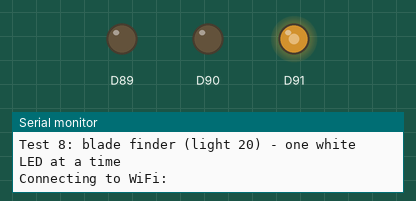
Recording of a sketch running on a simulated Arduino MKR. On the bench: output pins drawn as LEDs (lit = HIGH), the last lines printed to the serial monitor. WiFi joins after 1.5 s; servers stay silent unless stated; no MQTT or app messages arrive unless stated; not simulated (calls return 0 or success): arduino_secrets.h.

Above: at 0.1 s.
At 4.6 s:
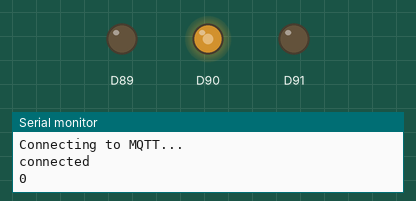
Timing chart, 0 to 6.1 s (numbered marks = the images above):
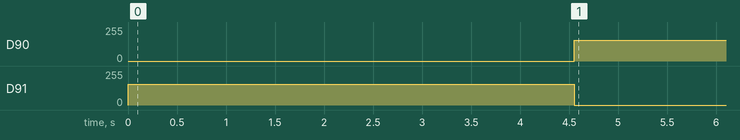

Measured:
- by itself, D90: 0/255 → 155/255 at 4.6 s
- by itself, D91: 155/255 → 0/255 at 4.6 s

The sketch:

blade_finder.ino
```cpp
// blade_finder.ino
// Lights one LED at a time (0-71) to map LED numbers to blade positions.
// Requires: connections.ino, RGBLED.ino, arduino_secrets.h

#include <SPI.h>
#include <WiFiNINA.h>
#include <PubSubClient.h>
#include "arduino_secrets.h"
#include <utility/wifi_drv.h>

const char* ssid          = SECRET_SSID;
const char* password      = SECRET_PASS;
const char* ssid1         = SECRET_SSID1;
const char* password1     = SECRET_PASS1;
const char* mqtt_username = SECRET_MQTTUSER;
const char* mqtt_password = SECRET_MQTTPASS;
const char* mqtt_server   = "mqtt.cetools.org";
const int mqtt_port       = 1884;

WiFiClient wifiClient;
PubSubClient mqttClient(wifiClient);

String lightId    = "20";
String mqtt_topic = "student/CASA0014/luminaire/" + lightId;
String clientId   = "";

const int num_leds     = 72;
const int payload_size = num_leds * 3;
byte RGBpayload[payload_size];

const int STEP_MS   = 2500;   // how long each LED stays lit (ms) - raise if you need longer to note it
const int BRIGHT    = 120;    // white brightness (0-255)
int current = 0;              // which LED is lit right now

void setup() {
  Serial.begin(115200);
  Serial.println(F("Test 8: blade finder (light 20) - one white LED at a time"));

  WiFiDrv::pinMode(25, OUTPUT);
  WiFiDrv::pinMode(26, OUTPUT);
  WiFiDrv::pinMode(27, OUTPUT);
  LedRed();

  byte mac[6];
  WiFi.macAddress(mac);
  char macStr[18];
  snprintf(macStr, sizeof(macStr), "%02X%02X%02X%02X%02X%02X", mac[5], mac[4], mac[3], mac[2], mac[1], mac[0]);
  clientId = "MKR1010_Sender_" + String(macStr);

  startWifi();
  mqttClient.setServer(mqtt_server, mqtt_port);
  mqttClient.setBufferSize(512);
  mqttClient.setKeepAlive(30);
  Serial.println(F("LED number now lighting:"));
}

void loop() {
  if (WiFi.status() != WL_CONNECTED) startWifi();
  if (!mqttClient.connected()) reconnectMQTT();
  mqttClient.loop();

  light_one(current);
  Serial.println(current);              // write down where this one lands on the dome

  current++;
  if (current >= num_leds) {
    current = 0;
    Serial.println(F("--- wrapped back to 0 ---"));
  }
  delay(STEP_MS);
}

// Turn everything off, then set LED number `idx` to white, and publish.
void light_one(int idx) {
  for (int i = 0; i < payload_size; i++) RGBpayload[i] = 0;   // all off
  RGBpayload[idx * 3 + 0] = BRIGHT;
  RGBpayload[idx * 3 + 1] = BRIGHT;
  RGBpayload[idx * 3 + 2] = BRIGHT;
  if (mqttClient.connected()) {
    mqttClient.publish(mqtt_topic.c_str(), RGBpayload, payload_size);
  }
}
```

RGBLED.ino
```cpp
void toggleRGB() {
  // Red
  WiFiDrv::analogWrite(25, 255);
  WiFiDrv::analogWrite(26, 0);
  WiFiDrv::analogWrite(27, 0);
  delay(1000);

  // Green
  WiFiDrv::analogWrite(25, 0);
  WiFiDrv::analogWrite(26, 255);
  WiFiDrv::analogWrite(27, 0);
  delay(1000);

  // Blue
  WiFiDrv::analogWrite(25, 0);
  WiFiDrv::analogWrite(26, 0);
  WiFiDrv::analogWrite(27, 255);
  delay(1000);

  // Off
  WiFiDrv::analogWrite(25, 0);
  WiFiDrv::analogWrite(26, 0);
  WiFiDrv::analogWrite(27, 0);
  delay(1000);
}

void LedRed() {
  WiFiDrv::analogWrite(25, 155);
  WiFiDrv::analogWrite(26, 0);
  WiFiDrv::analogWrite(27, 0);
}

void LedGreen() {
  WiFiDrv::analogWrite(25, 0);
  WiFiDrv::analogWrite(26, 155);
  WiFiDrv::analogWrite(27, 0);
}

void LedBlue() {
  WiFiDrv::analogWrite(25, 0);
  WiFiDrv::analogWrite(26, 0);
  WiFiDrv::analogWrite(27, 155);
}
```

connections.ino
```cpp
/*
 * connections.ino
 * Purpose:
 * Handles WiFi and MQTT connections.
 * Taken from the CASA0014 workshop sketch by Duncan Wilson (CASA, UCL).
 * Source: https://github.com/ucl-casa-ce/casa0014/blob/c900cddb/vespera/workshop-sketch/mkr1010_mqtt_simple/connections.ino
 * Accessed:  26 October 2026
 */

// Connect wifi and print setup info
void startWifi() {
  LedBlue();
  Serial.print(F("Connecting to WiFi: "));
  Serial.println(ssid);

  if (WiFi.status() == WL_NO_MODULE) {
    Serial.println(F("Communication with WiFi module failed!"));
    while (true)
      ;
  }

  int attempts = 0;
  while (WiFi.status() != WL_CONNECTED && attempts < 5) {
    WiFi.begin(ssid, password);
    Serial.print(F("."));
    delay(3000);
    attempts++;
  }

  if (WiFi.status() == WL_CONNECTED) {
    Serial.println(F("\nWiFi connected!"));
    Serial.print(F("IP address: "));
    Serial.println(WiFi.localIP());
    LedGreen();
  } else {
    Serial.println(F("\nWiFi connection failed, will retry in loop."));
    LedRed();
  }
}

// Handle reconnects to MQTT broker
void reconnectMQTT() {
  LedBlue();
  wifiClient.stop();

  if (!mqttClient.connected()) {
    Serial.println(F("Connecting to MQTT..."));
    if (mqttClient.connect(clientId.c_str(), mqtt_username, mqtt_password)) {
      Serial.println(F("connected"));
      LedGreen();
    } else {
      Serial.print(F("failed, rc="));
      Serial.print(mqttClient.state());
      Serial.println(F(" try again in 5 seconds"));
      LedRed();
      delay(5000);
    }
  }
}
```
